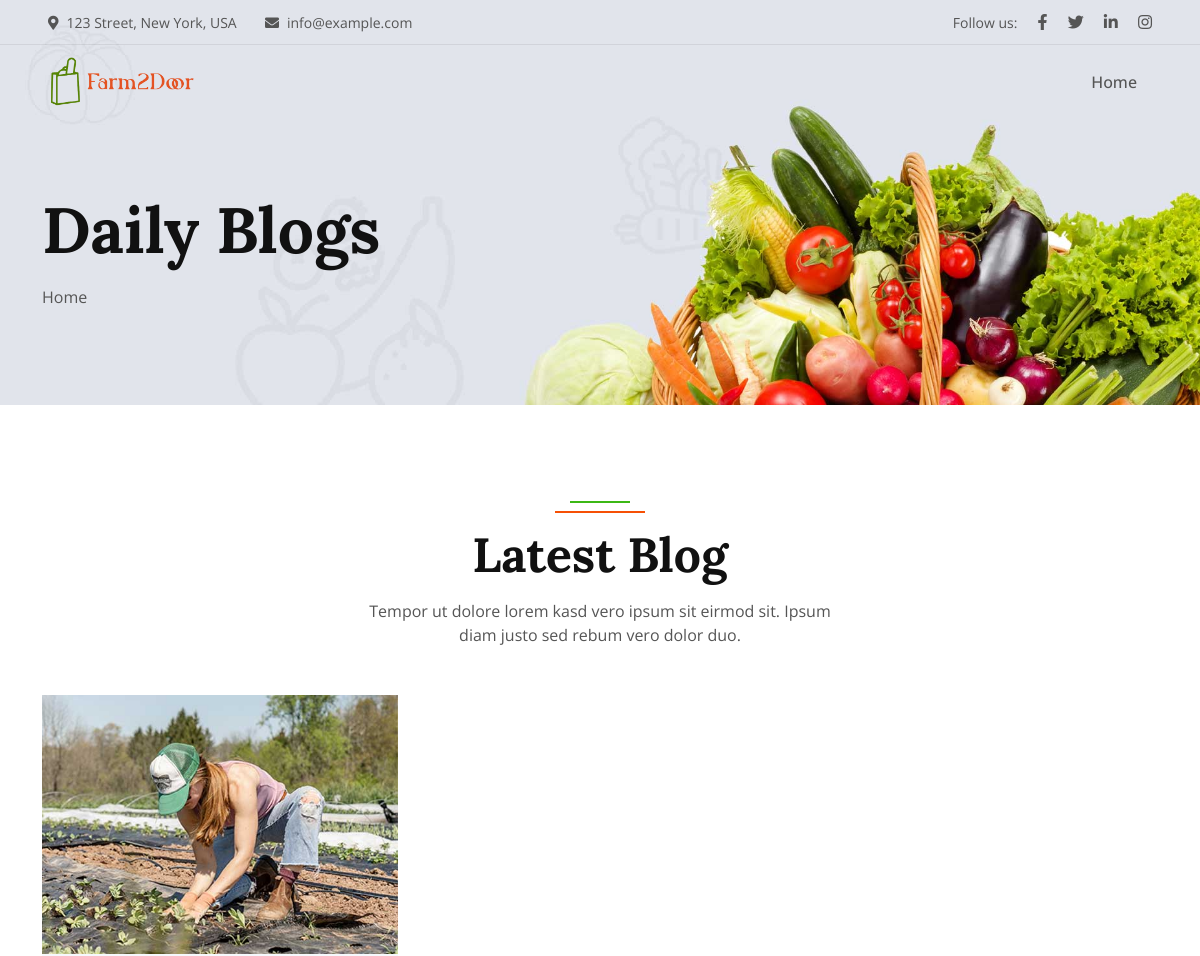
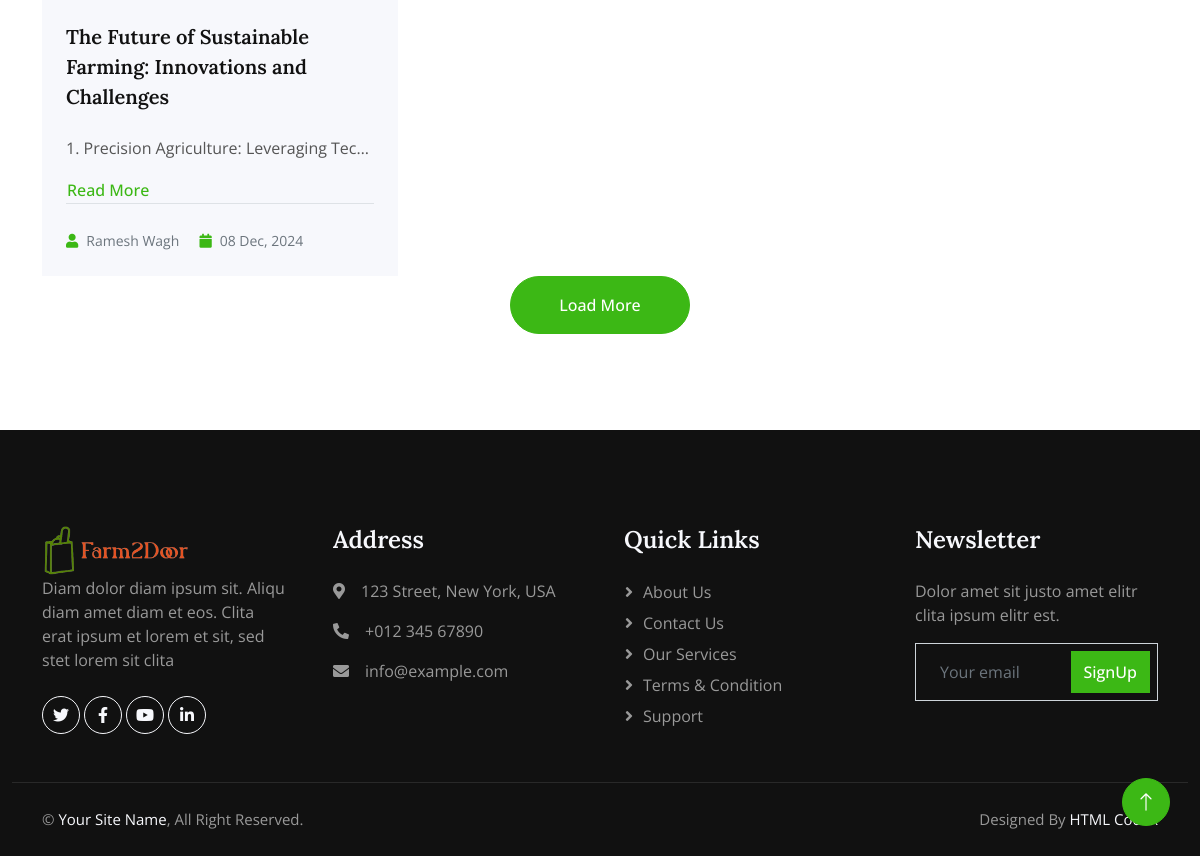
The app's page /blogs/ with its own data (2 pictures, top to bottom).
### app/models.py (models this page shows, shortened)
class Blog(models.Model):
    title = models.CharField(max_length=200)
    author = models.CharField(max_length=100)
    content = models.TextField()
    image = models.ImageField(upload_to='blog_images/', null=True, blank=True)
    slug = models.SlugField(unique=True, blank=True)
    published_date = models.DateTimeField(auto_now_add=True)
    is_published = models.BooleanField(default=True)

### E_shop/views.py (the view)
# urls.py: path('blogs/', views.blog_list, name='blogs'),
def blog_list(request):
    blogs = Blog.objects.filter(is_published=True).order_by('-published_date')
    return render(request, 'blog.html', {'blogs': blogs})

### templates/blog.html (shortened to what this page needs)
<!DOCTYPE html>
<html lang="en">
<head>
    <link href="https://cdnjs.cloudflare.com/ajax/libs/font-awesome/5.10.0/css/all.min.css" rel="stylesheet">
    <link href="https://cdn.jsdelivr.net/npm/bootstrap-icons@1.4.1/font/bootstrap-icons.css" rel="stylesheet">
    <link href="/static2/lib/animate/animate.min.css" rel="stylesheet">
    <link href="/static2/lib/owlcarousel/assets/owl.carousel.min.css" rel="stylesheet">
    <link href="/static2/csss/bootstrap.min.css" rel="stylesheet">
    <link href="/static2/csss/style.css" rel="stylesheet">
</head>
<body>
    <div class="container-fluid fixed-top px-0 wow fadeIn" data-wow-delay="0.1s">
        <div class="top-bar row gx-0 align-items-center d-none d-lg-flex">
            <div class="col-lg-6 px-5 text-start">
                <small><i class="fa fa-map-marker-alt me-2"></i>123 Street, New York, USA</small>
                <small class="ms-4"><i class="fa fa-envelope me-2"></i>info@example.com</small>
            </div>
            <div class="col-lg-6 px-5 text-end">
                <small>Follow us:</small>
                <a class="text-body ms-3" href=""><i class="fab fa-facebook-f"></i></a>
                <a class="text-body ms-3" href=""><i class="fab fa-twitter"></i></a>
                <a class="text-body ms-3" href=""><i class="fab fa-linkedin-in"></i></a>
                <a class="text-body ms-3" href=""><i class="fab fa-instagram"></i></a>
            </div>
        </div>
        <nav class="navbar navbar-expand-lg navbar-light py-lg-0 px-lg-5 wow fadeIn" data-wow-delay="0.1s">
            <a href="index.html" class="navbar-brand ms-4 ms-lg-0">
                <img src="/static/images/home/eshoplogo.png" alt="" style="height: 50px; width: auto;" />
            </a>
            <div class="collapse navbar-collapse" id="navbarCollapse">
                <div class="navbar-nav ms-auto p-4 p-lg-0">
                    <a href="{% url 'index' %}" class="nav-item nav-link">Home</a>
                </div>
            </div>
        </nav>
    </div>
    <div class="container-fluid page-header wow fadeIn" data-wow-delay="0.1s">
        <div class="container">
            <h1 class="display-3 mb-3 animated slideInDown">Daily Blogs</h1>
            <nav aria-label="breadcrumb animated slideInDown">
                <ol class="breadcrumb mb-0">
                    <li class="breadcrumb-item"><a class="text-body" href="{% url 'index' %}">Home</a></li>
                </ol>
            </nav>
        </div>
    </div>
    <div class="container-xxl py-6">
        <div class="container">
            <div class="section-header text-center mx-auto mb-5 wow fadeInUp" data-wow-delay="0.1s" style="max-width: 500px;">
                <h1 class="display-5 mb-3">Latest Blog</h1>
                <p>Tempor ut dolore lorem kasd vero ipsum sit eirmod sit. Ipsum diam justo sed rebum vero dolor duo.</p>
            </div>
            <div class="row g-4">
    {% for blog in blogs %}
        <div class="col-lg-4 col-md-6">
            <img class="img-fluid" src="{{ blog.image.url }}" alt="{{ blog.title }}">
            <div class="bg-light p-4">
                <a class="d-block h5 lh-base mb-4" href="{% url 'blog_detail' blog.slug %}">{{ blog.title }}</a>
                <p class="card-text text-truncate" style="max-height: 4.5rem; overflow: hidden;">
                               {{ blog.content|slice:":200" }}...
                            </p>
                                <a href="{% url 'blog_detail' blog.slug %}" class="btn btn-link p-0">Read More</a>
                <div class="text-muted border-top pt-4">
                    <small class="me-3"><i class="fa fa-user text-primary me-2"></i>{{ blog.author }}</small>
                    <small class="me-3"><i class="fa fa-calendar text-primary me-2"></i>{{ blog.published_date|date:"d M, Y" }}</small>
                </div>
            </div>
        </div>
    {% empty %}
        <p>No blogs available.</p>
    {% endfor %}
</div>
                <div class="col-12 text-center wow fadeInUp" data-wow-delay="0.1s">
                    <a class="btn btn-primary rounded-pill py-3 px-5" href="">Load More</a>
                </div>
            </div>
        </div>
    <div class="container-fluid bg-dark footer pt-5 wow fadeIn" data-wow-delay="0.1s">
        <div class="container py-5">
            <div class="row g-5">
                <div class="col-lg-3 col-md-6">
                    <img src="/static/images/home/eshoplogo.png" alt="" style="height: 50px; width: auto;" />
                    <p>Diam dolor diam ipsum sit. Aliqu diam amet diam et eos. Clita erat ipsum et lorem et sit, sed stet lorem sit clita</p>
                    <div class="d-flex pt-2">
                        <a class="btn btn-square btn-outline-light rounded-circle me-1" href=""><i class="fab fa-twitter"></i></a>
                        <a class="btn btn-square btn-outline-light rounded-circle me-1" href=""><i class="fab fa-facebook-f"></i></a>
                        <a class="btn btn-square btn-outline-light rounded-circle me-1" href=""><i class="fab fa-youtube"></i></a>
                        <a class="btn btn-square btn-outline-light rounded-circle me-0" href=""><i class="fab fa-linkedin-in"></i></a>
                    </div>
                </div>
                <div class="col-lg-3 col-md-6">
                    <h4 class="text-light mb-4">Address</h4>
                    <p><i class="fa fa-map-marker-alt me-3"></i>123 Street, New York, USA</p>
                    <p><i class="fa fa-phone-alt me-3"></i>+012 345 67890</p>
                    <p><i class="fa fa-envelope me-3"></i>info@example.com</p>
                </div>
                <div class="col-lg-3 col-md-6">
                    <h4 class="text-light mb-4">Quick Links</h4>
                    <a class="btn btn-link" href="">About Us</a>
                    <a class="btn btn-link" href="">Contact Us</a>
                    <a class="btn btn-link" href="">Our Services</a>
                    <a class="btn btn-link" href="">Terms & Condition</a>
                    <a class="btn btn-link" href="">Support</a>
                </div>
                <div class="col-lg-3 col-md-6">
                    <h4 class="text-light mb-4">Newsletter</h4>
                    <p>Dolor amet sit justo amet elitr clita ipsum elitr est.</p>
                    <div class="position-relative mx-auto" style="max-width: 400px;">
                        <input class="form-control bg-transparent w-100 py-3 ps-4 pe-5" type="text" placeholder="Your email">
                        <button type="button" class="btn btn-primary py-2 position-absolute top-0 end-0 mt-2 me-2">SignUp</button>
                    </div>
                </div>
            </div>
        </div>
        <div class="container-fluid copyright">
            <div class="container">
                <div class="row">
                    <div class="col-md-6 text-center text-md-start mb-3 mb-md-0">
                        &copy; <a href="#">Your Site Name</a>, All Right Reserved.
                    </div>
                    <div class="col-md-6 text-center text-md-end">
                        Designed By <a href="https://htmlcodex.com">HTML Codex</a>
                    </div>
                </div>
            </div>
        </div>
    </div>
    <a href="#" class="btn btn-lg btn-primary btn-lg-square rounded-circle back-to-top"><i class="bi bi-arrow-up"></i></a>
</body>
</html>

### static2/csss/style.css (style rules this page uses)
:root { --primary: #3CB815; --secondary: #F65005; --light: #F7F8FC; --dark: #111111; }
.back-to-top { position: fixed; display: none; right: 30px; bottom: 30px; z-index: 99; }
.py-6 { padding-top: 6rem; padding-bottom: 6rem; }
.btn { font-weight: 500; transition: .5s; }
.btn.btn-primary, .btn.btn-secondary, .btn.btn-outline-primary:hover, .btn.btn-outline-secondary:hover { color: #FFFFFF; }
.btn-square { width: 38px; height: 38px; }
.btn-lg-square { width: 48px; height: 48px; }
.btn-square, .btn-sm-square, .btn-lg-square { padding: 0; display: flex; align-items: center; justify-content: center; font-weight: normal; }
.fixed-top { transition: .5s; }
.top-bar { height: 45px; border-bottom: 1px solid rgba(0, 0, 0, .07); }
.navbar .navbar-nav .nav-link { padding: 25px 15px; color: #555555; font-weight: 500; outline: none; }
.page-header { padding-top: 12rem; padding-bottom: 6rem; background: url(../img/carousel-1.jpg) top right no-repeat; background-size: cover; }
.section-header { position: relative; padding-top: 25px; }
.section-header::before { position: absolute; content: ""; width: 60px; height: 2px; top: 0; left: 50%; transform: translateX(-50%); background: var(--primary); }
.section-header::after { position: absolute; content: ""; width: 90px; height: 2px; top: 10px; left: 50%; transform: translateX(-50%); background: var(--secondary); }
.footer { color: #999999; }
.footer .btn.btn-link { display: block; margin-bottom: 5px; padding: 0; text-align: left; color: #999999; font-weight: normal; text-transform: capitalize; transition: .3s; }
.footer .btn.btn-link::before { position: relative; content: "\f105"; font-family: "Font Awesome 5 Free"; font-weight: 900; color: #999999; margin-right: 10px; }
.footer .copyright { padding: 25px 0; font-size: 15px; border-top: 1px solid rgba(256, 256, 256, .1); }
.footer .copyright a { color: var(--light); }

### records on screen
Blog: image (picture), title "The Future of Sustainable Farming: Innovations and Challenges", content "1. Precision Agriculture: Leveraging Tec…", author "Ramesh Wagh", published_date "08 Dec, 2024"
